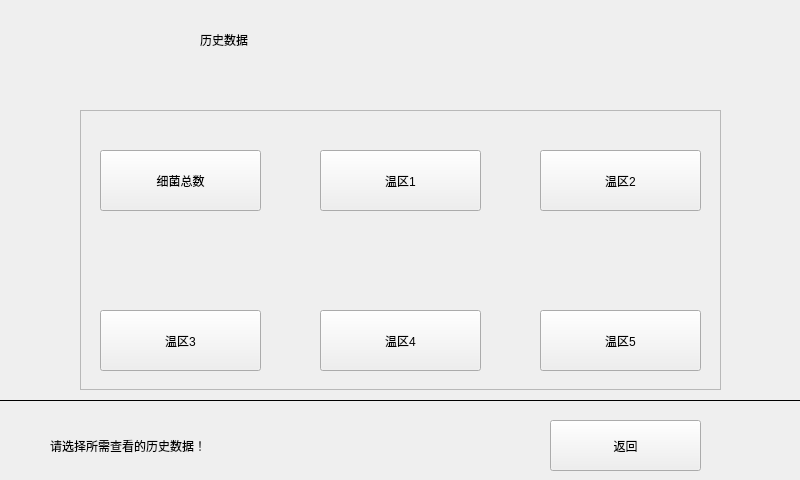
<?xml version="1.0" encoding="UTF-8"?>
<ui version="4.0">
 <class>HisData</class>
 <widget class="QWidget" name="HisData">
  <property name="geometry">
   <rect>
    <x>0</x>
    <y>0</y>
    <width>800</width>
    <height>480</height>
   </rect>
  </property>
  <property name="windowTitle">
   <string>Form</string>
  </property>
  <widget class="Line" name="line_2">
   <property name="geometry">
    <rect>
     <x>0</x>
     <y>400</y>
     <width>800</width>
     <height>1</height>
    </rect>
   </property>
   <property name="frameShadow">
    <enum>QFrame::Plain</enum>
   </property>
   <property name="orientation">
    <enum>Qt::Horizontal</enum>
   </property>
  </widget>
  <widget class="QLabel" name="label">
   <property name="geometry">
    <rect>
     <x>50</x>
     <y>420</y>
     <width>441</width>
     <height>51</height>
    </rect>
   </property>
   <property name="text">
    <string>请选择所需查看的历史数据！</string>
   </property>
  </widget>
  <widget class="QPushButton" name="pbExit">
   <property name="geometry">
    <rect>
     <x>550</x>
     <y>420</y>
     <width>151</width>
     <height>51</height>
    </rect>
   </property>
   <property name="text">
    <string>返回</string>
   </property>
  </widget>
  <widget class="QFrame" name="frame">
   <property name="geometry">
    <rect>
     <x>80</x>
     <y>110</y>
     <width>641</width>
     <height>280</height>
    </rect>
   </property>
   <property name="frameShape">
    <enum>QFrame::StyledPanel</enum>
   </property>
   <property name="frameShadow">
    <enum>QFrame::Raised</enum>
   </property>
   <widget class="QPushButton" name="pbTemp2">
    <property name="geometry">
     <rect>
      <x>460</x>
      <y>40</y>
      <width>161</width>
      <height>61</height>
     </rect>
    </property>
    <property name="text">
     <string>温区2</string>
    </property>
   </widget>
   <widget class="QPushButton" name="pbTemp1">
    <property name="geometry">
     <rect>
      <x>240</x>
      <y>40</y>
      <width>161</width>
      <height>61</height>
     </rect>
    </property>
    <property name="text">
     <string>温区1</string>
    </property>
   </widget>
   <widget class="QPushButton" name="pbTemp3">
    <property name="geometry">
     <rect>
      <x>20</x>
      <y>200</y>
      <width>161</width>
      <height>61</height>
     </rect>
    </property>
    <property name="text">
     <string>温区3</string>
    </property>
   </widget>
   <widget class="QPushButton" name="pbTemp4">
    <property name="geometry">
     <rect>
      <x>240</x>
      <y>200</y>
      <width>161</width>
      <height>61</height>
     </rect>
    </property>
    <property name="text">
     <string>温区4</string>
    </property>
   </widget>
   <widget class="QPushButton" name="pbTemp5">
    <property name="geometry">
     <rect>
      <x>460</x>
      <y>200</y>
      <width>161</width>
      <height>61</height>
     </rect>
    </property>
    <property name="text">
     <string>温区5</string>
    </property>
   </widget>
   <widget class="QPushButton" name="pbTPC">
    <property name="geometry">
     <rect>
      <x>20</x>
      <y>40</y>
      <width>161</width>
      <height>61</height>
     </rect>
    </property>
    <property name="text">
     <string>细菌总数</string>
    </property>
   </widget>
  </widget>
  <widget class="QLabel" name="lb_Title">
   <property name="geometry">
    <rect>
     <x>200</x>
     <y>20</y>
     <width>400</width>
     <height>40</height>
    </rect>
   </property>
   <property name="text">
    <string>历史数据</string>
   </property>
  </widget>
  <zorder>frame</zorder>
  <zorder>line_2</zorder>
  <zorder>label</zorder>
  <zorder>pbExit</zorder>
  <zorder>lb_Title</zorder>
 </widget>
 <resources/>
 <connections/>
</ui>
